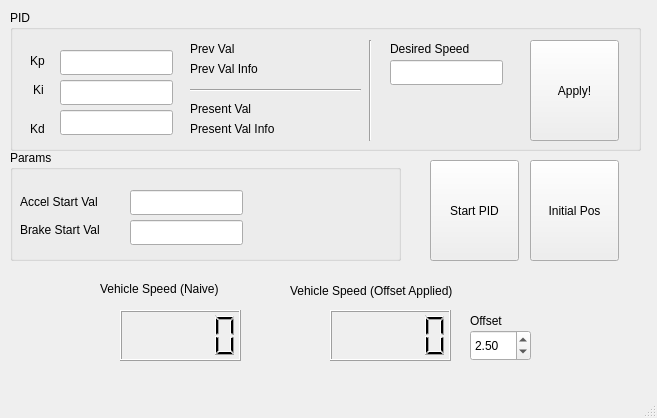
<?xml version="1.0" encoding="UTF-8"?>
<ui version="4.0">
 <class>MainWindow</class>
 <widget class="QMainWindow" name="MainWindow">
  <property name="geometry">
   <rect>
    <x>0</x>
    <y>0</y>
    <width>657</width>
    <height>418</height>
   </rect>
  </property>
  <property name="windowTitle">
   <string>MainWindow</string>
  </property>
  <widget class="QWidget" name="centralwidget">
   <widget class="QLCDNumber" name="lcdNumber">
    <property name="geometry">
     <rect>
      <x>120</x>
      <y>310</y>
      <width>121</width>
      <height>51</height>
     </rect>
    </property>
   </widget>
   <widget class="QLabel" name="label">
    <property name="geometry">
     <rect>
      <x>100</x>
      <y>280</y>
      <width>151</width>
      <height>17</height>
     </rect>
    </property>
    <property name="text">
     <string>Vehicle Speed (Naive)</string>
    </property>
   </widget>
   <widget class="QLabel" name="label_2">
    <property name="geometry">
     <rect>
      <x>290</x>
      <y>270</y>
      <width>211</width>
      <height>41</height>
     </rect>
    </property>
    <property name="text">
     <string>Vehicle Speed (Offset Applied)</string>
    </property>
   </widget>
   <widget class="QLCDNumber" name="lcdNumber_2">
    <property name="geometry">
     <rect>
      <x>330</x>
      <y>310</y>
      <width>121</width>
      <height>51</height>
     </rect>
    </property>
   </widget>
   <widget class="QGroupBox" name="groupBox">
    <property name="geometry">
     <rect>
      <x>10</x>
      <y>10</y>
      <width>631</width>
      <height>141</height>
     </rect>
    </property>
    <property name="title">
     <string>PID</string>
    </property>
    <widget class="QLineEdit" name="lineEdit">
     <property name="geometry">
      <rect>
       <x>50</x>
       <y>40</y>
       <width>113</width>
       <height>25</height>
      </rect>
     </property>
    </widget>
    <widget class="QLineEdit" name="lineEdit_2">
     <property name="geometry">
      <rect>
       <x>50</x>
       <y>70</y>
       <width>113</width>
       <height>25</height>
      </rect>
     </property>
    </widget>
    <widget class="QLineEdit" name="lineEdit_3">
     <property name="geometry">
      <rect>
       <x>50</x>
       <y>100</y>
       <width>113</width>
       <height>25</height>
      </rect>
     </property>
    </widget>
    <widget class="QLabel" name="label_3">
     <property name="geometry">
      <rect>
       <x>20</x>
       <y>42</y>
       <width>67</width>
       <height>17</height>
      </rect>
     </property>
     <property name="text">
      <string>Kp</string>
     </property>
    </widget>
    <widget class="QLabel" name="label_4">
     <property name="geometry">
      <rect>
       <x>23</x>
       <y>71</y>
       <width>67</width>
       <height>17</height>
      </rect>
     </property>
     <property name="text">
      <string>Ki</string>
     </property>
    </widget>
    <widget class="QLabel" name="label_5">
     <property name="geometry">
      <rect>
       <x>20</x>
       <y>110</y>
       <width>67</width>
       <height>17</height>
      </rect>
     </property>
     <property name="text">
      <string>Kd</string>
     </property>
    </widget>
    <widget class="Line" name="line">
     <property name="geometry">
      <rect>
       <x>180</x>
       <y>72</y>
       <width>171</width>
       <height>16</height>
      </rect>
     </property>
     <property name="orientation">
      <enum>Qt::Horizontal</enum>
     </property>
    </widget>
    <widget class="QLabel" name="label_6">
     <property name="geometry">
      <rect>
       <x>180</x>
       <y>30</y>
       <width>67</width>
       <height>17</height>
      </rect>
     </property>
     <property name="text">
      <string>Prev Val</string>
     </property>
    </widget>
    <widget class="QLabel" name="label_7">
     <property name="geometry">
      <rect>
       <x>180</x>
       <y>90</y>
       <width>81</width>
       <height>17</height>
      </rect>
     </property>
     <property name="text">
      <string>Present Val</string>
     </property>
    </widget>
    <widget class="QPushButton" name="pushButton">
     <property name="geometry">
      <rect>
       <x>520</x>
       <y>30</y>
       <width>89</width>
       <height>101</height>
      </rect>
     </property>
     <property name="text">
      <string>Apply!</string>
     </property>
    </widget>
    <widget class="QLabel" name="label_8">
     <property name="geometry">
      <rect>
       <x>180</x>
       <y>50</y>
       <width>121</width>
       <height>17</height>
      </rect>
     </property>
     <property name="text">
      <string>Prev Val Info</string>
     </property>
    </widget>
    <widget class="QLabel" name="label_9">
     <property name="geometry">
      <rect>
       <x>180</x>
       <y>110</y>
       <width>121</width>
       <height>17</height>
      </rect>
     </property>
     <property name="text">
      <string>Present Val Info</string>
     </property>
    </widget>
    <widget class="QLabel" name="label_11">
     <property name="geometry">
      <rect>
       <x>380</x>
       <y>30</y>
       <width>121</width>
       <height>17</height>
      </rect>
     </property>
     <property name="text">
      <string>Desired Speed</string>
     </property>
    </widget>
    <widget class="QLineEdit" name="lineEdit_4">
     <property name="geometry">
      <rect>
       <x>380</x>
       <y>50</y>
       <width>113</width>
       <height>25</height>
      </rect>
     </property>
    </widget>
    <widget class="Line" name="line_2">
     <property name="geometry">
      <rect>
       <x>350</x>
       <y>30</y>
       <width>20</width>
       <height>101</height>
      </rect>
     </property>
     <property name="orientation">
      <enum>Qt::Vertical</enum>
     </property>
    </widget>
   </widget>
   <widget class="QDoubleSpinBox" name="doubleSpinBox">
    <property name="geometry">
     <rect>
      <x>470</x>
      <y>330</y>
      <width>61</width>
      <height>31</height>
     </rect>
    </property>
    <property name="value">
     <double>2.500000000000000</double>
    </property>
   </widget>
   <widget class="QLabel" name="label_10">
    <property name="geometry">
     <rect>
      <x>470</x>
      <y>300</y>
      <width>61</width>
      <height>41</height>
     </rect>
    </property>
    <property name="text">
     <string>Offset</string>
    </property>
   </widget>
   <widget class="QPushButton" name="pushButton_2">
    <property name="geometry">
     <rect>
      <x>530</x>
      <y>160</y>
      <width>89</width>
      <height>101</height>
     </rect>
    </property>
    <property name="text">
     <string>Initial Pos</string>
    </property>
   </widget>
   <widget class="QPushButton" name="pushButton_4">
    <property name="geometry">
     <rect>
      <x>430</x>
      <y>160</y>
      <width>89</width>
      <height>101</height>
     </rect>
    </property>
    <property name="text">
     <string>Start PID</string>
    </property>
   </widget>
   <widget class="QGroupBox" name="groupBox_2">
    <property name="geometry">
     <rect>
      <x>10</x>
      <y>150</y>
      <width>391</width>
      <height>111</height>
     </rect>
    </property>
    <property name="title">
     <string>Params</string>
    </property>
    <widget class="QLineEdit" name="lineEdit_6">
     <property name="geometry">
      <rect>
       <x>120</x>
       <y>40</y>
       <width>113</width>
       <height>25</height>
      </rect>
     </property>
    </widget>
    <widget class="QLineEdit" name="lineEdit_5">
     <property name="geometry">
      <rect>
       <x>120</x>
       <y>70</y>
       <width>113</width>
       <height>25</height>
      </rect>
     </property>
    </widget>
    <widget class="QLabel" name="label_12">
     <property name="geometry">
      <rect>
       <x>10</x>
       <y>42</y>
       <width>111</width>
       <height>20</height>
      </rect>
     </property>
     <property name="text">
      <string>Accel Start Val</string>
     </property>
    </widget>
    <widget class="QLabel" name="label_13">
     <property name="geometry">
      <rect>
       <x>10</x>
       <y>70</y>
       <width>111</width>
       <height>20</height>
      </rect>
     </property>
     <property name="text">
      <string>Brake Start Val</string>
     </property>
    </widget>
   </widget>
  </widget>
  <widget class="QMenuBar" name="menubar">
   <property name="geometry">
    <rect>
     <x>0</x>
     <y>0</y>
     <width>657</width>
     <height>22</height>
    </rect>
   </property>
  </widget>
  <widget class="QStatusBar" name="statusbar"/>
 </widget>
 <resources/>
 <connections/>
</ui>
